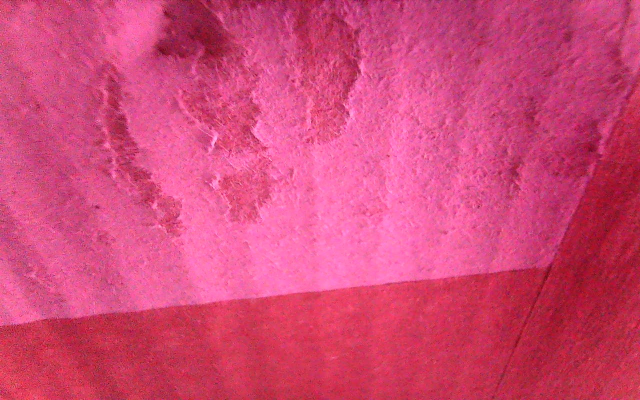
#> input picture tests/fixture_images/fixture_00.jpg, 1280 x 800 px (shown at 1/2 size)
$ python -i preprocessor.py   (imports and definitions only)   (older library calls are emulated)
#> lines starting #> are read from the running program, lines starting #| are printed output that depends on the picture
#> further down, picture is the input picture: shape (800, 1280, 3); mean B, G, R 119.4, 70.8, 211.9
"""
preprocessor.py — Image preprocessing pipeline for Arducam UC852 frames.

Each step is a pure function operating on numpy arrays so they are
independently testable and composable.

Pipeline (default):
    BGR frame (1280x800 uint8)
    → resize to 640x400
    → convert BGR → grayscale
    → Gaussian blur  (5x5, sigma=0)
    → normalize      (0–255 uint8)

Usage:
    from preprocessor import Preprocessor

    pp = Preprocessor()
    result = pp.run(frame)          # full pipeline
    gray   = pp.to_grayscale(frame) # individual step
"""

import time
import cv2
import numpy as np

# Default pipeline parameters
DEFAULT_RESIZE  = (640, 400)       # (width, height)
BLUR_KERNEL     = (5, 5)
BLUR_SIGMA      = 0                # let OpenCV derive sigma from kernel size
NORM_ALPHA      = 0
NORM_BETA       = 255
NORM_TYPE       = cv2.NORM_MINMAX
NORM_DTYPE      = cv2.CV_8U


class PreprocessError(ValueError):
    """Raised when a frame fails a precondition check."""


class Preprocessor:
    """
    Stateless image preprocessing pipeline.

    Parameters
    ----------
    resize_to : (width, height) target after resize, or None to skip
    blur      : True to apply Gaussian blur
    normalize : True to apply min-max normalization
    """

    def __init__(
        self,
        resize_to: tuple[int, int] | None = DEFAULT_RESIZE,
        blur: bool      = True,
        normalize: bool = True,
    ) -> None:
        self.resize_to = resize_to
        self.blur      = blur
        self.normalize = normalize

    # ------------------------------------------------------------------
    # Full pipeline
    # ------------------------------------------------------------------

    def run(self, frame: np.ndarray) -> tuple[np.ndarray, float]:
        """
        Execute the full preprocessing pipeline.

        Returns
        -------
        result   : processed grayscale frame (uint8)
        elapsed  : wall-clock time in milliseconds
        """
        _validate_frame(frame)
        t0 = time.perf_counter()

        img = frame

        if self.resize_to is not None:
            img = self.resize(img, self.resize_to)

        img = self.to_grayscale(img)

        if self.blur:
            img = self.gaussian_blur(img)

        if self.normalize:
            img = self.normalize_frame(img)

        elapsed_ms = (time.perf_counter() - t0) * 1000.0
        return img, elapsed_ms

    # ------------------------------------------------------------------
    # Individual steps (static — no internal state required)
    # ------------------------------------------------------------------

    @staticmethod
    def resize(frame: np.ndarray, size: tuple[int, int]) -> np.ndarray:
        """
        Resize frame to (width, height).
        Uses INTER_AREA for downscaling (best quality, fastest for this ratio).
        """
#> called with size = (640, 400)
        _validate_frame(frame)
        w, h = size
        if w <= 0 or h <= 0:
            raise PreprocessError(f"resize size must be positive, got {size}")
        return cv2.resize(frame, (w, h), interpolation=cv2.INTER_AREA)
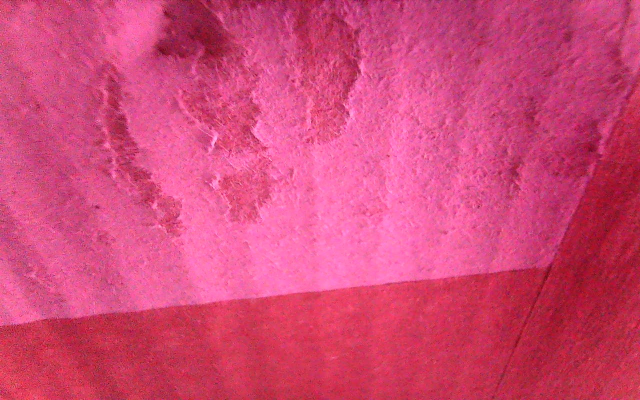
#> returned value: shape (400, 640, 3); mean of channels 0, 1, 2 119.5, 71, 212; drawn as B, G, R

    @staticmethod
    def to_grayscale(frame: np.ndarray) -> np.ndarray:
        """Convert BGR or grayscale frame to single-channel grayscale."""
        _validate_frame(frame)
        if frame.ndim == 2:
            return frame  # already grayscale
        if frame.shape[2] == 3:
            return cv2.cvtColor(frame, cv2.COLOR_BGR2GRAY)
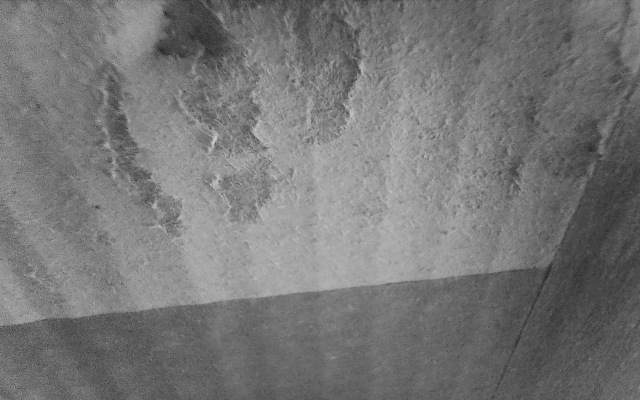
#> returned value: shape (400, 640); min 39, max 205, mean 118.7
        raise PreprocessError(
            f"Expected 1 or 3 channel frame, got shape {frame.shape}"
        )

    @staticmethod
    def gaussian_blur(frame: np.ndarray) -> np.ndarray:
        """Apply Gaussian blur with a 5x5 kernel."""
        _validate_frame(frame)
        return cv2.GaussianBlur(frame, BLUR_KERNEL, BLUR_SIGMA)

    @staticmethod
    def normalize_frame(frame: np.ndarray) -> np.ndarray:
        """Min-max normalize pixel values to 0–255 uint8."""
        _validate_frame(frame)
        out = np.empty_like(frame)
        cv2.normalize(frame, out, NORM_ALPHA, NORM_BETA, NORM_TYPE, NORM_DTYPE)
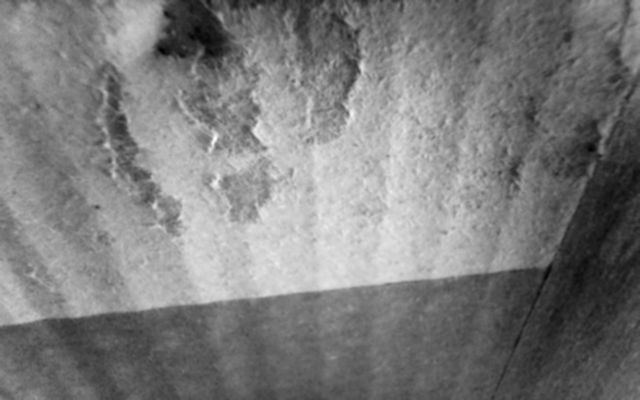
#> out: shape (400, 640); min 0, max 255, mean 124.3
        return out


# ------------------------------------------------------------------
# Module-level helpers
# ------------------------------------------------------------------

def _validate_frame(frame: np.ndarray) -> None:
    """Raise PreprocessError if frame is not a valid uint8 numpy array."""
    if not isinstance(frame, np.ndarray):
        raise PreprocessError(f"Expected np.ndarray, got {type(frame)}")
    if frame.dtype != np.uint8:
        raise PreprocessError(f"Expected uint8 frame, got dtype {frame.dtype}")
    if frame.size == 0:
        raise PreprocessError("Frame is empty (zero size).")

>>> import cv2
>>> picture = cv2.imread('../tests/fixture_images/fixture_00.jpg')
>>> result = Preprocessor().run(picture)

$ run again, on tests/fixture_images/fixture_03.jpg
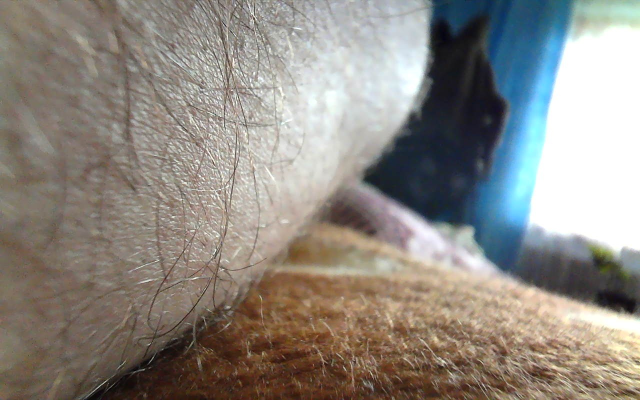
#> input picture tests/fixture_images/fixture_03.jpg, 1280 x 800 px (shown at 1/2 size)
#> picture is the input picture: shape (800, 1280, 3); mean B, G, R 130.2, 136.9, 141.9
#> in resize, `return cv2.resize(frame, (w, h), interpolation=cv2.INTER_AREA)`:
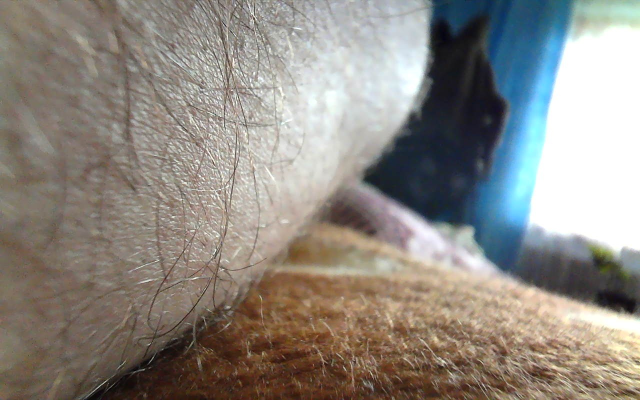
#> returned value: shape (400, 640, 3); mean of channels 0, 1, 2 130.3, 137, 142; drawn as B, G, R
#> in to_grayscale, `return cv2.cvtColor(frame, cv2.COLOR_BGR2GRAY)`:
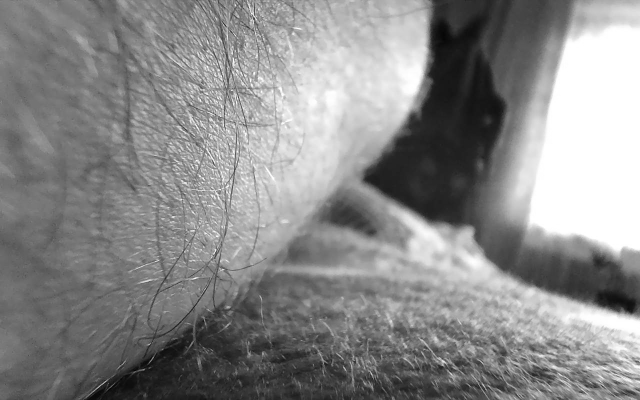
#> returned value: shape (400, 640); min 4, max 255, mean 137.8
